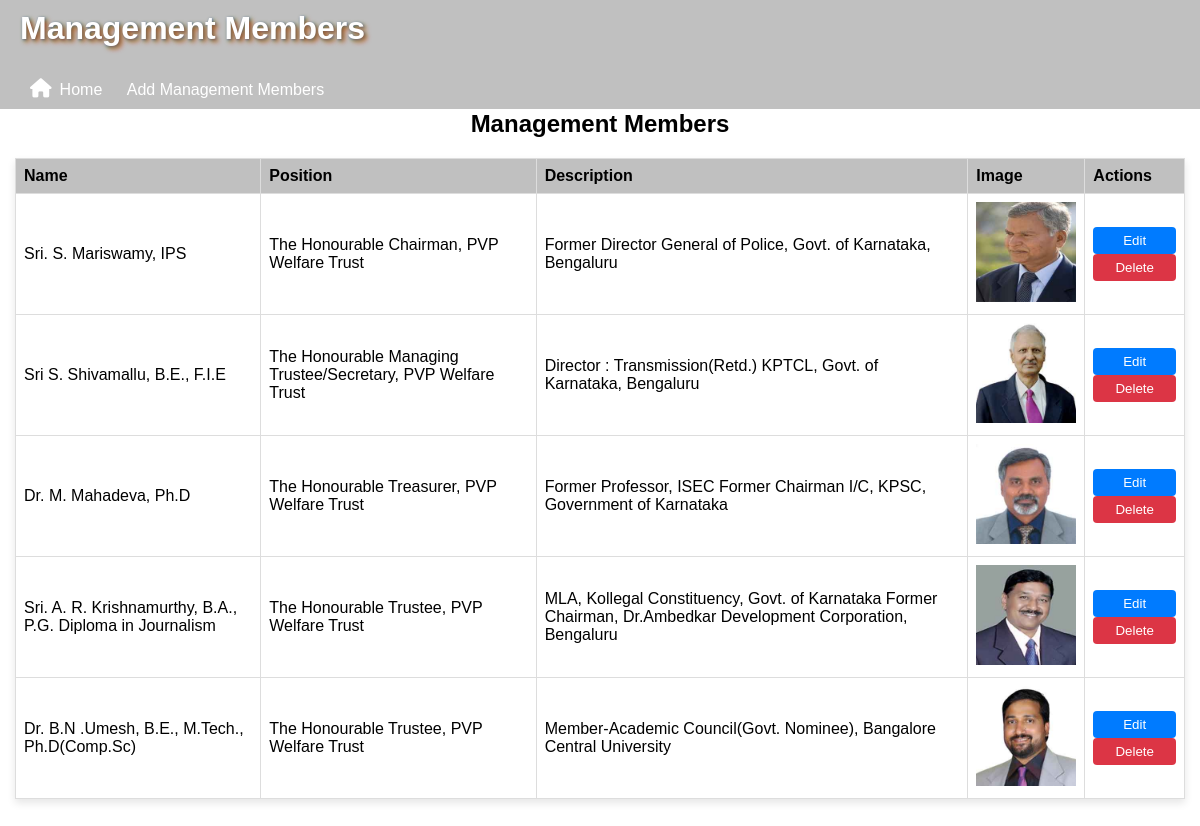
/admin/management (signed in), run on the app's committed database.
### models.py (models this page shows)
class Management(db.Model):
    id = db.Column(db.Integer, primary_key=True)
    name = db.Column(db.String(100), nullable=False)
    position = db.Column(db.String(200), nullable=False)
    description = db.Column(db.Text, nullable=False)
    image = db.Column(db.String(200), nullable=False)

### app.py (the view)
@app.route('/admin/management')
@login_required
def admin_management():
    management_list = Management.query.all()
    return render_template('view_management.html', management=management_list)

### app.py (called while the page is built)
@login_manager.user_loader
def load_user(user_id):
    return User.query.get(int(user_id))

### templates/view_management.html (shortened to what this page needs)
{% extends "management.html" %}
{% block content %}
<h2>Management Members</h2>
<table border="1">
    <tr>
        <th>Name</th>
        <th>Position</th>
        <th>Description</th>
        <th>Image</th>
        <th>Actions</th>
    </tr>
    {% for member in management %}
    <tr>
        <td>{{ member.name }}</td>
        <td>{{ member.position }}</td>
        <td>{{ member.description }}</td>
        <td>
            <img src="{{ url_for('static', filename='management/' + member.image) }}" width="100" height="100"></td>
        <td>
            <a href="{{ url_for('edit_management', id=member.id) }}">
                <button type="button" class="edit-btn">Edit</button>
            </a>
            <a href="{{ url_for('delete_management', id=member.id) }}" method="POST" style="display:inline;">
                <button type="submit" class="delete-btn" onclick="return confirm('Are you sure you want to delete this Staff?');">Delete</button>
            </a>
        </td>
    </tr>
    {% endfor %}
</table>
{% endblock %}

### static/styles.css (style rules this page uses)
body { font-family: Arial, sans-serif; margin: 5px; padding: 0; height: 100vh; }
h2 { text-align: center; }
table { width: 100%; border-collapse: collapse; margin-top: 20px; box-shadow: 0 4px 8px rgba(0, 0, 0, 0.1); }
table th, table td { border: 1px solid #ddd; padding: 8px; text-align: left; }
table th { background-color: silver; color: black; }
button { width: 100%; padding: 10px; background-color: #0000ff; color: white; border: none; border-radius:5px; cursor: pointer; }

### templates/view_management.html (style rules this page uses)
.edit-btn { background-color: #007BFF; color: white; border: none; padding: 6px 12px; cursor: pointer; border-radius: 4px; }
.delete-btn { background-color: #dc3545; color: white; border: none; padding: 6px 12px; cursor: pointer; border-radius: 4px; }

### data on the page
Management: name "Sri. S. Mariswamy, IPS", position "The Honourable Chairman, PVP Welfare Trust", description "Former Director General of Police, Govt. of Karnataka, Bengaluru", image (picture)
Management: name "Sri S. Shivamallu, B.E., F.I.E", position "The Honourable Managing Trustee/Secretary, PVP Welfare Trust", description "Director : Transmission(Retd.) KPTCL, Govt. of Karnataka, Bengaluru", image (picture)
Management: name "Dr. M. Mahadeva, Ph.D", position "The Honourable Treasurer, PVP Welfare Trust", description "Former Professor, ISEC Former Chairman I/C, KPSC, Government of Karnataka", image (picture)
Management: name "Sri. A. R. Krishnamurthy, B.A., P.G. Diploma in Journalism", position "The Honourable Trustee, PVP Welfare Trust", description "MLA, Kollegal Constituency, Govt. of Karnataka Former Chairman, Dr.Ambedkar Development Corporation, Bengaluru", image (picture)
Management: name "Dr. B.N .Umesh, B.E., M.Tech., Ph.D(Comp.Sc)", position "The Honourable Trustee, PVP Welfare Trust", description "Member-Academic Council(Govt. Nominee), Bangalore Central University", image (picture)
